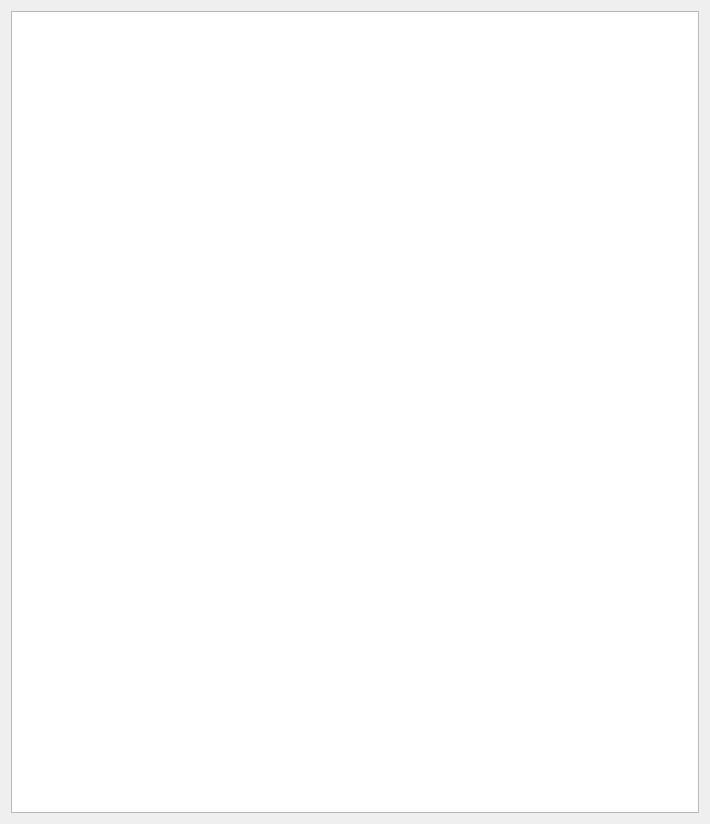
<?xml version="1.0" encoding="UTF-8"?>
<ui version="4.0">
 <class>aboutClass</class>
 <widget class="QWidget" name="aboutClass">
  <property name="geometry">
   <rect>
    <x>0</x>
    <y>0</y>
    <width>710</width>
    <height>824</height>
   </rect>
  </property>
  <property name="windowTitle">
   <string>about</string>
  </property>
  <layout class="QHBoxLayout" name="horizontalLayout">
   <item>
    <widget class="QTextBrowser" name="textBrowser">
     <property name="horizontalScrollBarPolicy">
      <enum>Qt::ScrollBarAsNeeded</enum>
     </property>
    </widget>
   </item>
  </layout>
 </widget>
 <layoutdefault spacing="6" margin="11"/>
 <resources/>
 <connections/>
</ui>
